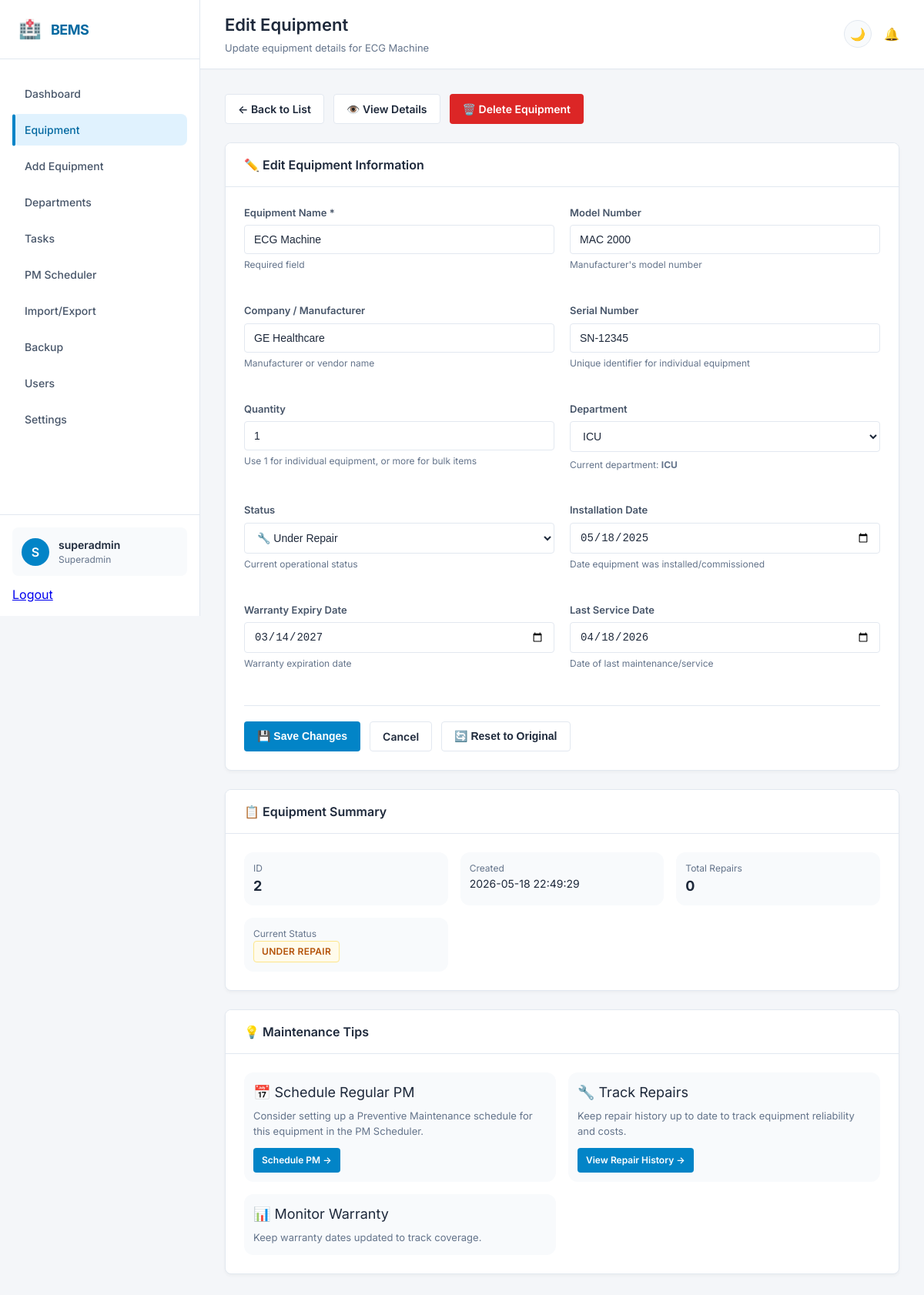
/edit/2 (signed in), run on the app's committed database.
### app.py (models this page shows)
class Equipment(db.Model):
    id = db.Column(db.Integer, primary_key=True)
    name = db.Column(db.String(100))
    model_no = db.Column(db.String(100))
    company = db.Column(db.String(100))
    serial_no = db.Column(db.String(100))
    quantity = db.Column(db.Integer, default=1)
    department_id = db.Column(db.Integer, db.ForeignKey('department.id'))
    department_name = db.Column(db.String(100))
    status = db.Column(db.String(50))
    install_date = db.Column(db.String(50))
    warranty_date = db.Column(db.String(50))
    last_service = db.Column(db.String(50))
    created_at = db.Column(db.String(50), default=lambda: datetime.now().strftime('%Y-%m-%d %H:%M:%S'))

class Department(db.Model):
    id = db.Column(db.Integer, primary_key=True)
    name = db.Column(db.String(100), unique=True, nullable=False)
    description = db.Column(db.String(200))
    created_at = db.Column(db.String(50), default=lambda: datetime.now().strftime('%Y-%m-%d %H:%M:%S'))
    equipments = db.relationship('Equipment', backref='department_obj', lazy=True)

### app.py (the view, shortened to what this page needs)
@app.route('/edit/<int:id>', methods=['GET', 'POST'])
@admin_required
def edit_equipment(id):
    eq = Equipment.query.get(id)
    departments = Department.query.all()
    return render_template('edit_equipment.html', eq=eq, departments=departments, datetime=datetime)

### app.py (called while the page is built)
def admin_required(f):
    @wraps(f)
    def decorated_function(*args, **kwargs):
        if 'user' not in session:
            return redirect('/login')
        if session.get('role') not in (ADMIN_ROLE, SUPERADMIN_ROLE):
            return "Access Denied. Admin privileges required.", 403
        return f(*args, **kwargs)
    return decorated_function

### templates/edit_equipment.html (shortened to what this page needs)
{% extends "base.html" %}
{% block page_title %}Edit Equipment{% endblock %}
{% block page_description %}Update equipment details for {{ eq.name }}{% endblock %}
{% block content %}
<div style="display: flex; gap: 12px; flex-wrap: wrap; margin-bottom: 24px;">
    <a href="/equipment_list" class="btn btn-secondary">
        ← Back to List
    </a>
    <a href="/equipment/{{ eq.id }}" class="btn btn-secondary">
        👁️ View Details
    </a>
    {% if session.get('role') in ['admin', 'superadmin'] %}
        <a href="/equipment/{{ eq.id }}/delete"
           class="btn btn-danger"
           onclick="return confirm('⚠️ WARNING: Delete "{{ eq.name }}"?\\n\\nThis will also delete:\\n- All repair records\\n- All linked tasks\\n- All PM schedules\\n\\nThis cannot be undone!')">
            🗑️ Delete Equipment
        </a>
    {% endif %}
</div>
<div class="card">
    <div class="card-header">
        <h3 class="card-title">✏️ Edit Equipment Information</h3>
    </div>
    <div class="card-body">
        <form method="POST" id="editForm">
            <div class="form-grid">
                <div class="form-group">
                    <label class="form-label">Equipment Name *</label>
                    <input type="text" name="name" class="form-control"
                           value="{{ eq.name }}"
                           required autofocus>
                    <small class="form-text" style="color: var(--text-muted); font-size: 12px;">
                        Required field
                    </small>
                </div>
                <div class="form-group">
                    <label class="form-label">Model Number</label>
                    <input type="text" name="model_no" class="form-control"
                           value="{{ eq.model_no or '' }}">
                    <small class="form-text" style="color: var(--text-muted); font-size: 12px;">
                        Manufacturer's model number
                    </small>
                </div>
                <div class="form-group">
                    <label class="form-label">Company / Manufacturer</label>
                    <input type="text" name="company" class="form-control"
                           value="{{ eq.company or '' }}">
                    <small class="form-text" style="color: var(--text-muted); font-size: 12px;">
                        Manufacturer or vendor name
                    </small>
                </div>
                <div class="form-group">
                    <label class="form-label">Serial Number</label>
                    <input type="text" name="serial_no" class="form-control"
                           value="{{ eq.serial_no or '' }}">
                    <small class="form-text" style="color: var(--text-muted); font-size: 12px;">
                        Unique identifier for individual equipment
                    </small>
                </div>
                <div class="form-group">
                    <label class="form-label">Quantity</label>
                    <input type="number" name="quantity" value="{{ eq.quantity or 1 }}"
                           min="1" class="form-control" id="quantityInput">
                    <small class="form-text" style="color: var(--text-muted); font-size: 12px;">
                        Use 1 for individual equipment, or more for bulk items
                    </small>
                </div>
                <div class="form-group">
                    <label class="form-label">Department</label>
                    <select name="department_id" class="form-control" id="departmentSelect">
                        {% for dept in departments %}
                            <option value="{{ dept.id }}" {% if eq.department_id == dept.id %}selected{% endif %}>
                                {{ dept.name }}
                            </option>
                        {% endfor %}
                    </select>
                    <small class="form-text" style="color: var(--text-muted); font-size: 12px; display: block; margin-top: 8px;">
                        Current department:
                        <strong>{{ eq.department_obj.name if eq.department_obj else eq.department_name or 'Not assigned' }}</strong>
                    </small>
                </div>
                <div class="form-group">
                    <label class="form-label">Status</label>
                    <select name="status" class="form-control">
                        <option value="Under Repair" {% if eq.status == "Under Repair" %}selected{% endif %}>🔧 Under Repair</option>
                    </select>
                    <small class="form-text" style="color: var(--text-muted); font-size: 12px;">
                        Current operational status
                    </small>
                </div>
                <div class="form-group">
                    <label class="form-label">Installation Date</label>
                    <input type="date" name="install_date" class="form-control"
                           value="{{ eq.install_date or '' }}">
                    <small class="form-text" style="color: var(--text-muted); font-size: 12px;">
                        Date equipment was installed/commissioned
                    </small>
                </div>
                <div class="form-group">
                    <label class="form-label">Warranty Expiry Date</label>
                    <input type="date" name="warranty_date" class="form-control"
                           value="{{ eq.warranty_date or '' }}">
                    <small class="form-text" style="color: var(--text-muted); font-size: 12px;">
                        {% if eq.warranty_date and eq.warranty_date < datetime.now().strftime('%Y-%m-%d') %}
                            <span style="color: var(--danger);">⚠️ WARRANTY EXPIRED</span>
                        {% else %}
                            Warranty expiration date
                        {% endif %}
                    </small>
                </div>
                <div class="form-group">
                    <label class="form-label">Last Service Date</label>
                    <input type="date" name="last_service" class="form-control"
                           value="{{ eq.last_service or '' }}">
                    <small class="form-text" style="color: var(--text-muted); font-size: 12px;">
                        Date of last maintenance/service
                    </small>
                </div>
            </div>
            <div class="form-actions">
                <button type="submit" class="btn btn-primary" id="submitBtn">
                    💾 Save Changes
                </button>
                <a href="/equipment_list" class="btn btn-secondary">Cancel</a>
                <button type="button" class="btn btn-secondary" onclick="resetForm()">
                    🔄 Reset to Original
                </button>
            </div>
        </form>
    </div>
</div>
<div class="card" style="margin-top: 24px;">
    <div class="card-header">
        <h3 class="card-title">📋 Equipment Summary</h3>
    </div>
    <div class="card-body">
        <div style="display: grid; grid-template-columns: repeat(auto-fit, minmax(200px, 1fr)); gap: 16px;">
            <div style="padding: 12px; background: var(--bg-tertiary); border-radius: 12px;">
                <div style="font-size: 12px; color: var(--text-muted);">ID</div>
                <div style="font-size: 18px; font-weight: bold;">{{ eq.id }}</div>
            </div>
            <div style="padding: 12px; background: var(--bg-tertiary); border-radius: 12px;">
                <div style="font-size: 12px; color: var(--text-muted);">Created</div>
                <div style="font-size: 14px;">{{ eq.created_at or 'Unknown' }}</div>
            </div>
            <div style="padding: 12px; background: var(--bg-tertiary); border-radius: 12px;">
                <div style="font-size: 12px; color: var(--text-muted);">Total Repairs</div>
                <div style="font-size: 18px; font-weight: bold;">{{ eq.repairs|length if eq.repairs else 0 }}</div>
            </div>
            <div style="padding: 12px; background: var(--bg-tertiary); border-radius: 12px;">
                <div style="font-size: 12px; color: var(--text-muted);">Current Status</div>
                <div>
                    <span class="badge badge-{{ eq.status.lower().replace(' ', '-') }}">
                        {{ eq.status }}
                    </span>
                </div>
            </div>
        </div>
    </div>
</div>
<div class="card" style="margin-top: 24px;">
    <div class="card-header">
        <h3 class="card-title">💡 Maintenance Tips</h3>
    </div>
    <div class="card-body">
        <div style="display: grid; grid-template-columns: repeat(auto-fit, minmax(280px, 1fr)); gap: 16px;">
            <div style="padding: 12px; background: var(--bg-tertiary); border-radius: 12px;">
                <div style="font-size: 18px; margin-bottom: 8px;">📅 Schedule Regular PM</div>
                <div style="font-size: 13px; color: var(--text-muted);">
                    Consider setting up a Preventive Maintenance schedule for this equipment in the PM Scheduler.
                </div>
                <a href="/pm/add" class="btn btn-primary btn-sm" style="margin-top: 12px; display: inline-block;">
                    Schedule PM →
                </a>
            </div>
            <div style="padding: 12px; background: var(--bg-tertiary); border-radius: 12px;">
                <div style="font-size: 18px; margin-bottom: 8px;">🔧 Track Repairs</div>
                <div style="font-size: 13px; color: var(--text-muted);">
                    Keep repair history up to date to track equipment reliability and costs.
                </div>
                <a href="/equipment/{{ eq.id }}" class="btn btn-primary btn-sm" style="margin-top: 12px; display: inline-block;">
                    View Repair History →
                </a>
            </div>
            <div style="padding: 12px; background: var(--bg-tertiary); border-radius: 12px;">
                <div style="font-size: 18px; margin-bottom: 8px;">📊 Monitor Warranty</div>
                <div style="font-size: 13px; color: var(--text-muted);">
                    {% if eq.warranty_date and eq.warranty_date < datetime.now().strftime('%Y-%m-%d') %}
                        ⚠️ Warranty has expired. Consider renewal options.
                    {% else %}
                        Keep warranty dates updated to track coverage.
                    {% endif %}
                </div>
            </div>
        </div>
    </div>
</div>
{% endblock %}

### static/css/style.css (style rules this page uses)
:root { --bg-primary: #f4f6f9; --bg-secondary: #ffffff; --bg-tertiary: #f8fafc; --text-primary: #1e293b; --text-secondary: #475569; --text-muted: #64748b; --border-color: #e2e8f0; --card-shadow: 0 2px 4px rgba(0, 0, 0, 0.04); --card-shadow-hover: 0 8px 16px rgba(0, 0, 0, 0.08); --sidebar-bg: #ffffff; --sidebar-border: #e2e8f0; --header-bg: #ffffff; --input-bg: #ffffff; --success: #16a34a; --warning: #d97706; --danger: #dc2626; --info: #0ea5e9; --primary: #0284c7; --primary-dark: #0369a1; --primary-light: #e0f2fe; --radius-sm: 4px; --radius-md: 8px; --radius-lg: 12px; }
* { margin: 0; padding: 0; box-sizing: border-box; }
body { font-family: 'Inter', -apple-system, BlinkMacSystemFont, 'Segoe UI', Roboto, 'Helvetica Neue', Arial, sans-serif; background: var(--bg-primary); color: var(--text-primary); transition: background-color 0.3s ease, color 0.3s ease; overflow-x: hidden; line-height: 1.5; }
.card { background: var(--bg-secondary); border-radius: var(--radius-md); border: 1px solid var(--border-color); box-shadow: var(--card-shadow); margin-bottom: 24px; overflow: hidden; }
.card-header { padding: 16px 24px; border-bottom: 1px solid var(--border-color); display: flex; justify-content: space-between; align-items: center; background: var(--bg-secondary); flex-wrap: wrap; gap: 16px; }
.card-title { font-size: 16px; font-weight: 600; color: var(--text-primary); display: flex; align-items: center; gap: 8px; }
.card-body { padding: 24px; }
.badge { display: inline-flex; align-items: center; justify-content: center; padding: 4px 10px; border-radius: var(--radius-sm); font-size: 12px; font-weight: 600; letter-spacing: 0.3px; text-transform: uppercase; }
.badge-under-repair { background: #fffbeb; color: #b45309; border: 1px solid #fde68a; }
.form-group { margin-bottom: 20px; }
.form-label { display: block; margin-bottom: 6px; font-weight: 600; font-size: 13px; color: var(--text-secondary); }
.form-control { width: 100%; padding: 10px 12px; background: var(--input-bg); border: 1px solid var(--border-color); border-radius: var(--radius-sm); color: var(--text-primary); font-size: 14px; transition: border-color 0.2s, box-shadow 0.2s; }
.form-grid { display: grid; grid-template-columns: repeat(auto-fit, minmax(280px, 1fr)); gap: 20px; }
.form-actions { display: flex; gap: 12px; margin-top: 24px; padding-top: 20px; border-top: 1px solid var(--border-color); }
.btn { display: inline-flex; align-items: center; justify-content: center; gap: 8px; padding: 8px 16px; border: 1px solid transparent; border-radius: var(--radius-sm); font-weight: 600; font-size: 14px; cursor: pointer; transition: all 0.2s; text-decoration: none; line-height: 1.5; }
.btn-primary { background: var(--primary); color: white; }
.btn-secondary { background: #ffffff; color: var(--text-primary); border-color: var(--border-color); }
.btn-danger { background: var(--danger); color: white; }
.btn-sm { padding: 6px 10px; font-size: 12px; }

### templates/edit_equipment.html (style rules this page uses)
input:not([type="hidden"]), select, textarea { transition: all 0.2s; }

### data on the page
Equipment: name "ECG Machine", model_no "MAC 2000", company "GE Healthcare", serial_no "SN-12345", quantity "1", department_id "ICU", status "🔧 Under Repair", install_date "05/18/2025", warranty_date "03/14/2027", last_service "04/18/2026", id "2", created_at "2026-05-18 22:49:29", status "UNDER REPAIR"
Department: department_obj "ICU"

### other printed values
{{ session['user'][0]|upper if session.get('user') else 'U' }} "S"
{{ session.get('user', 'Guest') }} "superadmin"
{{ session.get('role', 'guest') }} "Superadmin"
{{ eq.repairs|length if eq.repairs else 0 }} "0"
